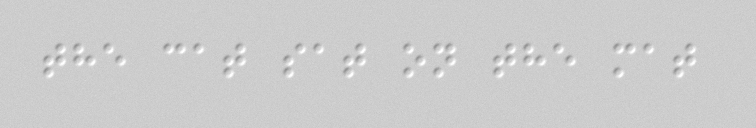
#> input picture samples/embossed_images/embossed_01_clean.png, 756 x 128 px; its folder holds only this picture in this run
$ python -i preprocessing.py   (imports and definitions only)   (older library calls are emulated)
#> lines starting #> are read from the running program, lines starting #| are printed output that depends on the picture; after the words box and inside, x2 and y2 are one past the last pixel; in counts of white or black regions, pixels touching at a corner belong together
"""Image preprocessing: denoise, contrast enhancement, thresholding, deskew.

Produces candidate binary images with Braille dots as white foreground, plus
a heuristic image-quality score in [0, 1] per candidate.

Two binarisation strategies are produced (Stage 3D-D):

* ``dark``   — the original path for dark printed/synthetic dots on a light
               background (adaptive threshold on CLAHE-enhanced grayscale).
* ``emboss`` — for photographs/scans of embossed paper, where a raised dot
               has no ink at all: it appears only as a highlight/shadow
               crescent pair under directional light. This path flattens
               uneven illumination, finds highlight and shadow blobs
               separately, pairs them along the self-calibrated light
               direction, and reconstructs one clean circular candidate at
               each pair's midpoint — the true dot centre.

Variant selection (in the pipeline) scores both candidates and picks the
better one, so clean scans keep their original behaviour and embossed
photographs get usable, well-centred dots instead of nothing.
"""

from __future__ import annotations

from dataclasses import dataclass, field

import cv2
import numpy as np

MODE_DARK = "dark"
MODE_EMBOSS = "emboss"

# Pixel-scale assumptions: dots roughly 6-14 px across (typical phone photos
# and our samples). Other scales degrade to a low score rather than garbage.
_ILLUMINATION_SIGMA = 25.0  # much larger than a dot: models lighting only
_SPECKLE_OPEN_KERNEL = 3  # drops single-pixel paper-noise speckles


@dataclass
class BinaryVariant:
    mode: str  # MODE_DARK or MODE_EMBOSS
    binary: np.ndarray  # uint8, dots white (255) on black (0)
    quality: float  # heuristic image quality in [0, 1]
    deskewed: bool
    # Original grayscale warped by this variant's own deskew, so it is
    # pixel-aligned with `binary` (and therefore with every dot coordinate
    # derived from it). Grid-evidence scoring (Stage 3D-M1) samples this
    # image at exact slot positions; None only in legacy construction paths.
    aligned_gray: np.ndarray | None = None


@dataclass
class PreprocessResult:
    binary: np.ndarray  # primary (dark-path) binary, kept for compatibility
    gray: np.ndarray  # contrast-enhanced grayscale
    quality: float  # dark-path quality in [0, 1]
    deskewed: bool
    variants: list[BinaryVariant] = field(default_factory=list)


def _threshold(enhanced: np.ndarray) -> np.ndarray:
    min_dim = min(enhanced.shape)
    if min_dim < 12:
        _, binary = cv2.threshold(
            enhanced, 0, 255, cv2.THRESH_BINARY_INV + cv2.THRESH_OTSU
        )
        return binary
    block_size = 35
    if block_size >= min_dim:
        block_size = max(3, (min_dim // 2) * 2 + 1)
    return cv2.adaptiveThreshold(
        enhanced,
        255,
        cv2.ADAPTIVE_THRESH_GAUSSIAN_C,
        cv2.THRESH_BINARY_INV,
        block_size,
        10,
    )


def _deskew(
    binary: np.ndarray, enhanced: np.ndarray, gray: np.ndarray | None = None
) -> tuple[np.ndarray, np.ndarray, np.ndarray | None, bool]:
    points = cv2.findNonZero(binary)
    if points is None or len(points) < 30:
        return binary, enhanced, gray, False
    angle = cv2.minAreaRect(points)[2]
    if angle > 45:
        angle -= 90
    elif angle < -45:
        angle += 90
    if not (0.7 <= abs(angle) <= 15):
        return binary, enhanced, gray, False
    h, w = binary.shape
    matrix = cv2.getRotationMatrix2D((w / 2, h / 2), angle, 1.0)
    binary = cv2.warpAffine(
        binary, matrix, (w, h), flags=cv2.INTER_NEAREST, borderValue=0
    )
    enhanced = cv2.warpAffine(
        enhanced, matrix, (w, h), flags=cv2.INTER_LINEAR, borderValue=255
    )
    if gray is not None:
        gray = cv2.warpAffine(
            gray, matrix, (w, h), flags=cv2.INTER_LINEAR, borderValue=255
        )
    return binary, enhanced, gray, True


def _quality_score(gray: np.ndarray, enhanced: np.ndarray, binary: np.ndarray) -> float:
    foreground = binary > 0
    if not foreground.any():
        return 0.0

    # Sharpness: mean absolute Laplacian around the detected foreground.
    mask = cv2.dilate(binary, np.ones((5, 5), np.uint8)) > 0
    laplacian = np.abs(cv2.Laplacian(enhanced, cv2.CV_64F))
    sharpness = float(np.clip(laplacian[mask].mean() / 40.0, 0.0, 1.0))

    # Contrast: separation between foreground and background intensity.
    fg_mean = float(gray[foreground].mean())
    bg_mean = float(gray[~foreground].mean())
    contrast = float(np.clip(abs(bg_mean - fg_mean) / 200.0, 0.0, 1.0))

    return 0.5 * sharpness + 0.5 * contrast


def _emboss_quality_score(gray: np.ndarray, enhanced: np.ndarray, binary: np.ndarray) -> float:
    """Quality for the emboss variant.

    The dark-path contrast measure (foreground mean vs background mean) is
    meaningless for embossed dots: a highlight/shadow pair averages back to
    the paper level. Contrast here is the mean *absolute* deviation of
    foreground pixels from the background level, which is high whenever the
    crescents are pronounced, regardless of polarity.
    """
    foreground = binary > 0
    if not foreground.any():
        return 0.0

    mask = cv2.dilate(binary, np.ones((5, 5), np.uint8)) > 0
    laplacian = np.abs(cv2.Laplacian(enhanced, cv2.CV_64F))
    sharpness = float(np.clip(laplacian[mask].mean() / 40.0, 0.0, 1.0))

    bg_mean = float(gray[~foreground].mean())
    deviation = float(np.abs(gray[foreground].astype(np.float32) - bg_mean).mean())
    contrast = float(np.clip(deviation / 60.0, 0.0, 1.0))

    return 0.5 * sharpness + 0.5 * contrast


def _flatten_illumination(gray: np.ndarray) -> np.ndarray:
    """Remove large-scale lighting variation, keeping dot-scale detail.

    Embossed photographs are usually lit from one side, so the paper itself
    drifts from bright to dark across the page. Subtracting a heavily blurred
    copy (the lighting field) re-centres every region on the same mid-grey,
    which lets a single global threshold work for the whole page.
    """
    background = cv2.GaussianBlur(gray, (0, 0), sigmaX=_ILLUMINATION_SIGMA)
    flattened = gray.astype(np.int16) - background.astype(np.int16) + 128
    return np.clip(flattened, 0, 255).astype(np.uint8)


def _side_blobs(side: np.ndarray) -> list[tuple[float, float, float]]:
    """Blob centroids on one relief side: list of (x, y, radius).

    Each side (highlight or shadow) of an embossed dot is a small crescent.
    A tiny open removes single-pixel paper noise; anything dot-crescent
    sized survives.
    """
    if float(side.max()) < 12:  # near-flat side: nothing but noise
        return []
    _, binary = cv2.threshold(side, 0, 255, cv2.THRESH_BINARY + cv2.THRESH_OTSU)
    open_kernel = cv2.getStructuringElement(
        cv2.MORPH_ELLIPSE, (_SPECKLE_OPEN_KERNEL, _SPECKLE_OPEN_KERNEL)
    )
    binary = cv2.morphologyEx(binary, cv2.MORPH_OPEN, open_kernel)
    if float((binary > 0).mean()) > 0.20:  # texture, not dots
        return []

    count, _, stats, centroids = cv2.connectedComponentsWithStats(binary)
    blobs: list[tuple[float, float, float]] = []
    for i in range(1, count):
        area = float(stats[i, cv2.CC_STAT_AREA])
        if area < 3:
            continue
        radius = float(np.sqrt(area / np.pi))
        blobs.append((float(centroids[i][0]), float(centroids[i][1]), radius))
    return blobs


def _emboss_binary(gray: np.ndarray) -> np.ndarray:
    """Reconstruct embossed dots by pairing highlight and shadow blobs.

    A raised dot under directional light shows a bright crescent on the lit
    side and a dark crescent on the shadow side; the dot centre sits at the
    midpoint of the pair. Thresholding the relief directly yields half-moon
    fragments that break circularity checks, so instead:

    1. flatten illumination and split the signed deviation from mid-grey
       into a highlight side and a shadow side;
    2. find small blobs on each side;
    3. estimate the dominant light direction as the median highlight->shadow
       offset (self-calibrating: works for any light angle);
    4. keep highlight/shadow pairs consistent with that direction and close
       enough to belong to one dot;
    5. paint a filled disc at each pair midpoint.

    The painted binary contains one clean circular candidate per physical
    dot, at the true dot centre, which the ordinary contour detector then
    handles exactly like a printed dot. Pages with too few pairs return an
    empty image so variant selection falls back to the dark path.
    """
    flat = _flatten_illumination(gray)
    flat = cv2.medianBlur(flat, 3)

    signed = flat.astype(np.int16) - 128
    bright = np.clip(signed, 0, 255).astype(np.uint8)
    dark = np.clip(-signed, 0, 255).astype(np.uint8)

    bright_blobs = _side_blobs(bright)
    dark_blobs = _side_blobs(dark)
    if len(bright_blobs) < 3 or len(dark_blobs) < 3:
        return np.zeros_like(gray)

    typical_r = float(
        np.median([b[2] for b in bright_blobs] + [d[2] for d in dark_blobs])
    )
    max_pair_distance = max(4.0, 3.5 * typical_r)

    dark_points = np.array([[d[0], d[1]] for d in dark_blobs])

    # First pass: nearest shadow for every highlight -> dominant light vector.
    offsets: list[tuple[float, float]] = []
    for bx, by, _ in bright_blobs:
        distances = np.sqrt(((dark_points - [bx, by]) ** 2).sum(axis=1))
        j = int(distances.argmin())
        if distances[j] <= max_pair_distance:
            offsets.append((dark_points[j][0] - bx, dark_points[j][1] - by))
    if len(offsets) < 3:
        return np.zeros_like(gray)
    median_dx = float(np.median([o[0] for o in offsets]))
    median_dy = float(np.median([o[1] for o in offsets]))
    direction_norm = float(np.hypot(median_dx, median_dy))
    if direction_norm < 0.5:
        return np.zeros_like(gray)

    # Second pass: one-to-one greedy matching by ascending distance, keeping
    # only pairs whose offset agrees with the dominant light direction. The
    # uniqueness constraint matters on tightly spaced pages: a highlight can
    # otherwise also claim the shadow of the *next* dot along the light axis,
    # painting a phantom dot between the two real ones. True pairs are
    # mutually nearest, so they win the greedy pass; phantoms find their
    # shadow already taken.
    candidate_pairs: list[tuple[float, int, int]] = []
    for i, (bx, by, _) in enumerate(bright_blobs):
        deltas = dark_points - [bx, by]
        distances = np.sqrt((deltas**2).sum(axis=1))
        for j in np.where(distances <= max_pair_distance)[0]:
            distance = float(distances[j])
            if distance < 1e-6:
                continue
            cosine = (
                float(deltas[j][0]) * median_dx + float(deltas[j][1]) * median_dy
            ) / (distance * direction_norm)
            if cosine >= 0.5:
                candidate_pairs.append((distance, i, int(j)))

    candidate_pairs.sort()
    canvas = np.zeros_like(gray)
    dot_radius = max(2, int(round(1.6 * typical_r)))
    used_bright: set[int] = set()
    used_dark: set[int] = set()
    paired = 0
    for _, i, j in candidate_pairs:
        if i in used_bright or j in used_dark:
            continue
        used_bright.add(i)
        used_dark.add(j)
        bx, by, _ = bright_blobs[i]
        cx = int(round((bx + float(dark_points[j][0])) / 2))
        cy = int(round((by + float(dark_points[j][1])) / 2))
        cv2.circle(canvas, (cx, cy), dot_radius, 255, thickness=-1)
        paired += 1

    if paired < 3:
        return np.zeros_like(gray)
    return canvas


def preprocess(gray: np.ndarray) -> PreprocessResult:
    # --- Dark-dot path (original behaviour, unchanged) ----------------------
    # Note (Stage 3D-G2): a post-threshold speckle opening was trialled here
    # and rejected - erosion+dilation rounds surviving noise clusters, so
    # MORE of them pass the downstream circularity gate and safe failures
    # turned into confidently-wrong drafts. Noise is handled at the dot
    # filtering / confidence level instead.
    denoised = cv2.medianBlur(gray, 3)
    clahe = cv2.createCLAHE(clipLimit=2.0, tileGridSize=(8, 8))
    enhanced = clahe.apply(denoised)

    binary = _threshold(enhanced)

    # Foreground (dots) should be the minority; invert if the polarity flipped.
    if binary.mean() > 127:
        binary = cv2.bitwise_not(binary)

    enhanced_unrotated = enhanced.copy()
    binary, enhanced, dark_gray, deskewed = _deskew(binary, enhanced, gray)
    dark_quality = _quality_score(gray, enhanced, binary)

    variants = [
        BinaryVariant(
            mode=MODE_DARK,
            binary=binary,
            quality=dark_quality,
            deskewed=deskewed,
            aligned_gray=dark_gray if dark_gray is not None else gray,
        )
    ]

    # --- Embossed-relief path (Stage 3D-D) ----------------------------------
    emboss = _emboss_binary(gray)
    if (emboss > 0).any():
        # Quality is measured before deskew so binary, enhanced, and gray all
        # stay pixel-aligned; deskew only helps the geometric stages after.
        emboss_quality = _emboss_quality_score(gray, enhanced_unrotated, emboss)
        emboss, _, emboss_gray, emboss_deskewed = _deskew(
            emboss, enhanced_unrotated, gray
        )
        variants.append(
            BinaryVariant(
                mode=MODE_EMBOSS,
                binary=emboss,
                quality=emboss_quality,
                deskewed=emboss_deskewed,
                aligned_gray=emboss_gray if emboss_gray is not None else gray,
            )
        )

    return PreprocessResult(
        binary=binary,
        gray=enhanced,
        quality=dark_quality,
        deskewed=deskewed,
        variants=variants,
    )

>>> import cv2
>>> picture = cv2.imread('../../samples/embossed_images/embossed_01_clean.png', cv2.IMREAD_GRAYSCALE)
#> picture is the input picture: shape (128, 756); min 141, max 255, mean 204.5
>>> result = preprocess(picture)
#> in _threshold, `return cv2.adaptiveThreshold( enhanced, 255, cv2.ADAPTIVE_THRESH_GAUSS..`:
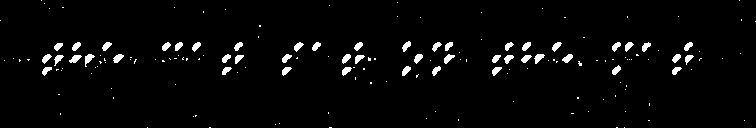
#> returned value: shape (128, 756); 2.9% white; 167 white regions (119 under 20 px), largest, box (x1, y1, x2, y2) and area: (85, 54, 95, 67) 65, (69, 55, 82, 63) 63, (113, 54, 124, 63) 62
#> in _deskew, `points = cv2.findNonZero(binary)`: points = contour of 2795 points, box (x1, y1, x2, y2) (0, 0, 756, 128), area 7375
#> in _deskew, `angle = cv2.minAreaRect(points)[2]`: angle = -90
#> in _deskew, `angle += 90`: angle = 0
#> in preprocess, `binary, enhanced, dark_gray, deskewed = _deskew(binary, enhanced, gray)`: deskewed = False
#> in _quality_score, `laplacian = np.abs(cv2.Laplacian(enhanced, cv2.CV_64F))`:
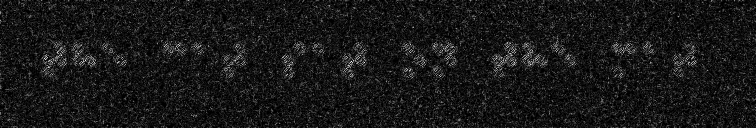
#> laplacian: shape (128, 756) float64; min 0, max 68, mean 6.4; drawn with min black and max white
#> in _quality_score, `sharpness = float(np.clip(laplacian[mask].mean() / 40.0, 0.0, 1.0))`: sharpness = 0.277
#> in _quality_score, `fg_mean = float(gray[foreground].mean())`: fg_mean = 183.1
#> in _quality_score, `bg_mean = float(gray[~foreground].mean())`: bg_mean = 205.1
#> in _quality_score, `contrast = float(np.clip(abs(bg_mean - fg_mean) / 200.0, 0.0, 1.0))`: contrast = 0.11
#> in preprocess, `dark_quality = _quality_score(gray, enhanced, binary)`: dark_quality = 0.194
#> in _flatten_illumination, `background = cv2.GaussianBlur(gray, (0, 0), sigmaX=_ILLUMINATION_SIGMA)`:
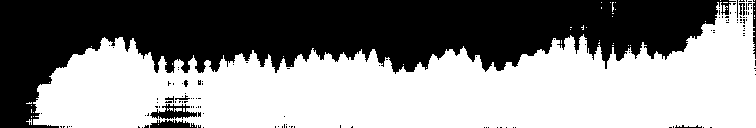
#> background: shape (128, 756); values 204 (black) and 205 (white), 54.2% white; 132 black regions (123 under 20 px), largest, box (x1, y1, x2, y2) and area: (0, 0, 736, 128) 43074, (150, 104, 197, 119) 366, (150, 120, 197, 128) 263
#> in _emboss_binary, `signed = flat.astype(np.int16) - 128`:
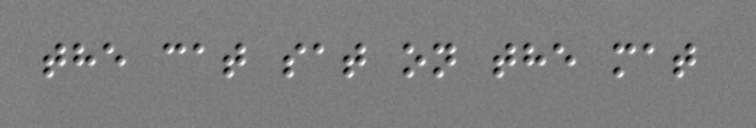
#> signed: shape (128, 756) int16; min -50, max 51, mean 0; drawn with min black and max white
#> in _side_blobs, `count, _, stats, centroids = cv2.connectedComponentsWithStats(binary)`: count = 49; stats = 49 rows, first 6: [0, 0, 756, 128, 95452], [59, 47, 7, 7, 26], [77, 47, 7, 7, 28], [107, 47, 7, 7, 28], [167, 47, 7, 7, 26], [179, 47, 7, 7, 28]; centroids = 49 pairs, first value 50.19 to 692.2, second value 50.04 to 74.43
#> the loop in _side_blobs, `for i in range(1, count):` made 48 passes
#> (area, radius) on passes 1 to 8: (26, 2.88), (28, 2.99), (28, 2.99), (26, 2.88), (28, 2.99), (33, 3.24), (28, 2.99), (28, 2.99)
#> after the loop in _side_blobs, `for i in range(1, count):`: blobs = 48 items, first 6: (62.42, 50.42, 2.88), (80.21, 50.43, 2.99), (110.2, 50.43, 2.99), (170.4, 50.42, 2.88), (182.4, 50.21, 2.99), (200.3, 50.27, 3.24)
#> in _emboss_binary, `bright_blobs = _side_blobs(bright)`: bright_blobs has the same summary as blobs in _side_blobs
#> in _side_blobs (call 2), `_, binary = cv2.threshold(side, 0, 255, cv2.THRESH_BINARY + cv2.THRESH..`:
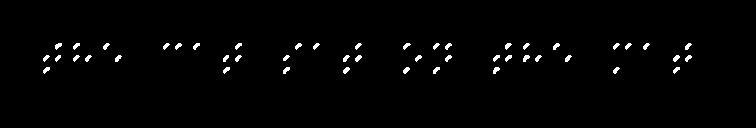
#> binary: shape (128, 756); 1.4% white; 48 white regions, largest, box (x1, y1, x2, y2) and area: (523, 55, 530, 62) 32, (493, 67, 500, 74) 32, (55, 43, 62, 50) 31
#> in _side_blobs (call 2), `count, _, stats, centroids = cv2.connectedComponentsWithStats(binary)`: stats = 49 rows, first 6: [0, 0, 756, 128, 95447], [55, 43, 7, 7, 30], [73, 43, 7, 7, 26], [103, 43, 7, 7, 28], [163, 43, 7, 7, 26], [175, 43, 7, 7, 28]; centroids = 49 pairs, first value 45.58 to 687.8, second value 45.41 to 69.81
#> the loop in _side_blobs (call 2), `for i in range(1, count):` made 48 passes
#> after the loop in _side_blobs (call 2), `for i in range(1, count):`: blobs = 48 items, first 6: (57.63, 45.5, 3.09), (75.58, 45.58, 2.88), (105.6, 45.79, 2.99), (165.6, 45.58, 2.88), (177.8, 45.57, 2.99), (195.6, 45.58, 2.88)
#> in _emboss_binary, `dark_blobs = _side_blobs(dark)`: dark_blobs has the same summary as blobs in _side_blobs
#> in _emboss_binary, `typical_r = float( np.median([b[2] for b in bright_blobs] + [d[2] for ..`: typical_r = 2.99
#> in _emboss_binary, `max_pair_distance = max(4.0, 3.5 * typical_r)`: max_pair_distance = 10.45
#> in _emboss_binary, `dark_points = np.array([[d[0], d[1]] for d in dark_blobs])`: dark_points = 48 pairs, first value 45.58 to 687.8, second value 45.41 to 69.81
#> the loop in _emboss_binary, `for bx, by, _ in bright_blobs:` made 48 passes
#> (bx, by) on passes 1 to 8: (62.42, 50.42), (80.21, 50.43), (110.2, 50.43), (170.4, 50.42), (182.4, 50.21), (200.3, 50.27), (242.4, 50.21), (302.2, 50.43)
#> after the loop in _emboss_binary, `for bx, by, _ in bright_blobs:`: offsets = 48 pairs, first value -5.17 to -4.25, second value -5.15 to -4.39
#> in _emboss_binary, `median_dx = float(np.median([o[0] for o in offsets]))`: median_dx = -4.73
#> in _emboss_binary, `median_dy = float(np.median([o[1] for o in offsets]))`: median_dy = -4.64
#> in _emboss_binary, `direction_norm = float(np.hypot(median_dx, median_dy))`: direction_norm = 6.63
#> the loop in _emboss_binary, `for i, (bx, by, _) in enumerate(bright_blobs):` made 48 passes
#> after the loop in _emboss_binary, `for i, (bx, by, _) in enumerate(bright_blobs):`: candidate_pairs = 48 items, first 6: (6.87, 0, 0), (6.71, 1, 1), (6.57, 2, 2), (6.85, 3, 3), (6.57, 4, 4), (6.68, 5, 5)
#> in _emboss_binary, `dot_radius = max(2, int(round(1.6 * typical_r)))`: dot_radius = 5
#> the loop in _emboss_binary, `for _, i, j in candidate_pairs:` made 48 passes
#> (i, j, bx, by, cx, cy) on passes 1 to 8: (36, 36, 572.4, 62.21, 570, 60), (42, 42, 350.4, 74.42, 348, 72), (43, 43, 410.4, 74.42, 408, 72), (29, 29, 362.4, 62.42, 360, 60), (20, 20, 50.19, 62.19, 48, 60), (14, 14, 530.2, 50.19, 528, 48), (37, 37, 680.4, 62.42, 678, 60), (10, 10, 410.4, 50.21, 408, 48)
#> after the loop in _emboss_binary, `for _, i, j in candidate_pairs:`:
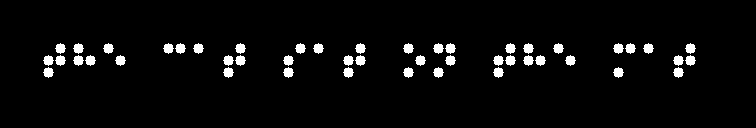
#> canvas: shape (128, 756); 4% white; 48 white regions, largest, box (x1, y1, x2, y2) and area: (55, 43, 66, 54) 81, (73, 43, 84, 54) 81, (103, 43, 114, 54) 81
#> after the loop in _emboss_binary, `for _, i, j in candidate_pairs:`: paired = 48; used_bright = 48 items
#> in _emboss_quality_score, `mask = cv2.dilate(binary, np.ones((5, 5), np.uint8)) > 0`:
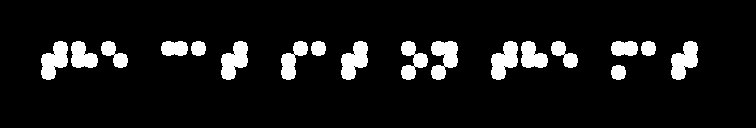
#> mask: shape (128, 756) bool; 8.7% white; 18 white regions, largest, box (x1, y1, x2, y2) and area: (431, 41, 458, 80) 698, (41, 41, 68, 80) 677, (221, 41, 248, 80) 677
#> in _emboss_quality_score, `sharpness = float(np.clip(laplacian[mask].mean() / 40.0, 0.0, 1.0))`: sharpness = 0.346
#> in _emboss_quality_score, `bg_mean = float(gray[~foreground].mean())`: bg_mean = 204.5
#> in _emboss_quality_score, `deviation = float(np.abs(gray[foreground].astype(np.float32) - bg_mean..`: deviation = 24.78
#> in _emboss_quality_score, `contrast = float(np.clip(deviation / 60.0, 0.0, 1.0))`: contrast = 0.413
#> in preprocess, `emboss_quality = _emboss_quality_score(gray, enhanced_unrotated, emboss)`: emboss_quality = 0.379
#> in preprocess, `emboss, _, emboss_gray, emboss_deskewed = _deskew( emboss, enhanced_un..`: emboss_deskewed = False
